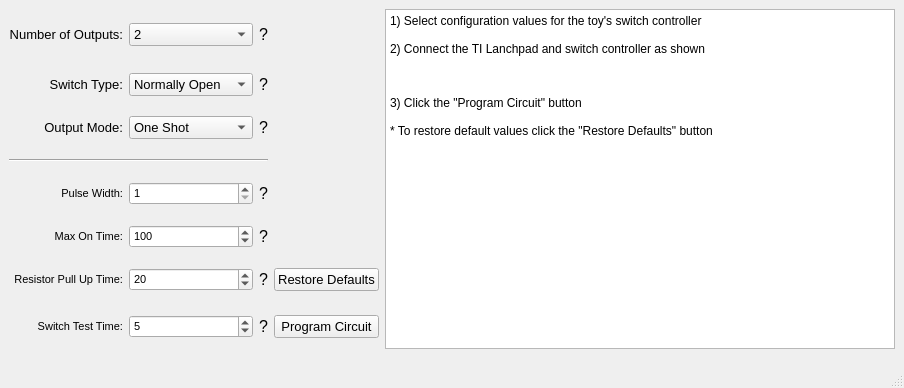
<?xml version="1.0" encoding="UTF-8"?>
<ui version="4.0">
 <class>SwitchControllerWindow</class>
 <widget class="QMainWindow" name="SwitchControllerWindow">
  <property name="geometry">
   <rect>
    <x>0</x>
    <y>0</y>
    <width>811</width>
    <height>388</height>
   </rect>
  </property>
  <property name="maximumSize">
   <size>
    <width>1000</width>
    <height>600</height>
   </size>
  </property>
  <property name="contextMenuPolicy">
   <enum>Qt::NoContextMenu</enum>
  </property>
  <property name="windowTitle">
   <string>Replay For Kids Switch Controller Programmer</string>
  </property>
  <property name="windowIcon">
   <iconset resource="resources.qrc">
    <normaloff>:/Images/Images/favicon.ico</normaloff>:/Images/Images/favicon.ico</iconset>
  </property>
  <widget class="QWidget" name="widget">
   <layout class="QGridLayout">
    <item row="4" column="0">
     <widget class="QLabel" name="label">
      <property name="font">
       <font>
        <pointsize>10</pointsize>
       </font>
      </property>
      <property name="text">
       <string>Output Mode:</string>
      </property>
      <property name="alignment">
       <set>Qt::AlignRight|Qt::AlignTrailing|Qt::AlignVCenter</set>
      </property>
     </widget>
    </item>
    <item row="8" column="2">
     <widget class="QLabel" name="label_9">
      <property name="font">
       <font>
        <pointsize>12</pointsize>
       </font>
      </property>
      <property name="toolTip">
       <string>The time the resistor is pulled up before the closed switch state can
be tested. Time in ~.1 milliseconds.</string>
      </property>
      <property name="text">
       <string>?</string>
      </property>
      <property name="alignment">
       <set>Qt::AlignLeading|Qt::AlignLeft|Qt::AlignVCenter</set>
      </property>
     </widget>
    </item>
    <item row="6" column="2">
     <widget class="QLabel" name="label_11">
      <property name="font">
       <font>
        <pointsize>12</pointsize>
       </font>
      </property>
      <property name="toolTip">
       <string>The one shot pulse width can be configured in increments of ~100
milliseconds.</string>
      </property>
      <property name="text">
       <string>?</string>
      </property>
      <property name="alignment">
       <set>Qt::AlignLeading|Qt::AlignLeft|Qt::AlignVCenter</set>
      </property>
     </widget>
    </item>
    <item row="4" column="2">
     <widget class="QLabel" name="label_8">
      <property name="font">
       <font>
        <pointsize>12</pointsize>
       </font>
      </property>
      <property name="toolTip">
       <string>One-shot: Every push turns on the next output in sequence for a short
    pulse.
Retriggerable one-shot: Every push turns on the next output in
    sequence as long as the push button is held.
On-off: The push turns on the next output in sequence and keeps it on
    until the switch is released and pushed again.</string>
      </property>
      <property name="text">
       <string>?</string>
      </property>
      <property name="alignment">
       <set>Qt::AlignLeading|Qt::AlignLeft|Qt::AlignVCenter</set>
      </property>
     </widget>
    </item>
    <item row="2" column="0">
     <widget class="QLabel" name="label_2">
      <property name="font">
       <font>
        <pointsize>10</pointsize>
       </font>
      </property>
      <property name="text">
       <string>Number of Outputs:</string>
      </property>
      <property name="alignment">
       <set>Qt::AlignRight|Qt::AlignTrailing|Qt::AlignVCenter</set>
      </property>
     </widget>
    </item>
    <item row="2" column="1">
     <widget class="QComboBox" name="num_outputs">
      <property name="font">
       <font>
        <pointsize>10</pointsize>
       </font>
      </property>
      <property name="toolTip">
       <string/>
      </property>
      <property name="currentIndex">
       <number>1</number>
      </property>
      <item>
       <property name="text">
        <string>1</string>
       </property>
      </item>
      <item>
       <property name="text">
        <string>2</string>
       </property>
      </item>
      <item>
       <property name="text">
        <string>3</string>
       </property>
      </item>
      <item>
       <property name="text">
        <string>4</string>
       </property>
      </item>
      <item>
       <property name="text">
        <string>5</string>
       </property>
      </item>
      <item>
       <property name="text">
        <string>6</string>
       </property>
      </item>
      <item>
       <property name="text">
        <string>7</string>
       </property>
      </item>
      <item>
       <property name="text">
        <string>8</string>
       </property>
      </item>
     </widget>
    </item>
    <item row="8" column="5">
     <widget class="QPushButton" name="pushButton">
      <property name="sizePolicy">
       <sizepolicy hsizetype="Preferred" vsizetype="Fixed">
        <horstretch>0</horstretch>
        <verstretch>0</verstretch>
       </sizepolicy>
      </property>
      <property name="font">
       <font>
        <pointsize>10</pointsize>
       </font>
      </property>
      <property name="text">
       <string>Restore Defaults</string>
      </property>
     </widget>
    </item>
    <item row="6" column="1">
     <widget class="QSpinBox" name="pulse_width">
      <property name="sizePolicy">
       <sizepolicy hsizetype="Minimum" vsizetype="Fixed">
        <horstretch>0</horstretch>
        <verstretch>0</verstretch>
       </sizepolicy>
      </property>
      <property name="font">
       <font>
        <pointsize>8</pointsize>
       </font>
      </property>
      <property name="minimum">
       <number>1</number>
      </property>
      <property name="maximum">
       <number>255</number>
      </property>
      <property name="value">
       <number>1</number>
      </property>
     </widget>
    </item>
    <item row="5" column="0" colspan="3">
     <widget class="Line" name="line">
      <property name="orientation">
       <enum>Qt::Horizontal</enum>
      </property>
     </widget>
    </item>
    <item row="3" column="0">
     <widget class="QLabel" name="label_13">
      <property name="font">
       <font>
        <pointsize>10</pointsize>
       </font>
      </property>
      <property name="text">
       <string>Switch Type:</string>
      </property>
      <property name="alignment">
       <set>Qt::AlignRight|Qt::AlignTrailing|Qt::AlignVCenter</set>
      </property>
     </widget>
    </item>
    <item row="8" column="3">
     <spacer name="horizontalSpacer">
      <property name="orientation">
       <enum>Qt::Horizontal</enum>
      </property>
      <property name="sizeHint" stdset="0">
       <size>
        <width>40</width>
        <height>20</height>
       </size>
      </property>
     </spacer>
    </item>
    <item row="3" column="1">
     <widget class="QComboBox" name="switch_type">
      <property name="font">
       <font>
        <pointsize>10</pointsize>
       </font>
      </property>
      <property name="toolTip">
       <string/>
      </property>
      <property name="currentIndex">
       <number>0</number>
      </property>
      <item>
       <property name="text">
        <string>Normally Open</string>
       </property>
      </item>
      <item>
       <property name="text">
        <string>Normally Closed</string>
       </property>
      </item>
     </widget>
    </item>
    <item row="9" column="5">
     <widget class="QPushButton" name="program_button">
      <property name="sizePolicy">
       <sizepolicy hsizetype="Preferred" vsizetype="Fixed">
        <horstretch>0</horstretch>
        <verstretch>0</verstretch>
       </sizepolicy>
      </property>
      <property name="font">
       <font>
        <pointsize>10</pointsize>
       </font>
      </property>
      <property name="text">
       <string>Program Circuit</string>
      </property>
     </widget>
    </item>
    <item row="2" column="6" rowspan="8">
     <widget class="QTextBrowser" name="textBrowser">
      <property name="sizePolicy">
       <sizepolicy hsizetype="Fixed" vsizetype="Fixed">
        <horstretch>0</horstretch>
        <verstretch>0</verstretch>
       </sizepolicy>
      </property>
      <property name="minimumSize">
       <size>
        <width>510</width>
        <height>340</height>
       </size>
      </property>
      <property name="baseSize">
       <size>
        <width>1000</width>
        <height>0</height>
       </size>
      </property>
      <property name="verticalScrollBarPolicy">
       <enum>Qt::ScrollBarAlwaysOff</enum>
      </property>
      <property name="horizontalScrollBarPolicy">
       <enum>Qt::ScrollBarAlwaysOff</enum>
      </property>
      <property name="lineWrapMode">
       <enum>QTextEdit::NoWrap</enum>
      </property>
      <property name="html">
       <string>&lt;!DOCTYPE HTML PUBLIC &quot;-//W3C//DTD HTML 4.0//EN&quot; &quot;http://www.w3.org/TR/REC-html40/strict.dtd&quot;&gt;
&lt;html&gt;&lt;head&gt;&lt;meta name=&quot;qrichtext&quot; content=&quot;1&quot; /&gt;&lt;style type=&quot;text/css&quot;&gt;
p, li { white-space: pre-wrap; }
&lt;/style&gt;&lt;/head&gt;&lt;body style=&quot; font-family:'MS Shell Dlg 2'; font-size:8pt; font-weight:400; font-style:normal;&quot;&gt;
&lt;p style=&quot; margin-top:0px; margin-bottom:0px; margin-left:0px; margin-right:0px; -qt-block-indent:0; text-indent:0px;&quot;&gt;&lt;span style=&quot; font-size:9pt;&quot;&gt;1) Select configuration values for the toy's switch controller&lt;/span&gt;&lt;/p&gt;
&lt;p style=&quot;-qt-paragraph-type:empty; margin-top:0px; margin-bottom:0px; margin-left:0px; margin-right:0px; -qt-block-indent:0; text-indent:0px; font-size:9pt;&quot;&gt;&lt;br /&gt;&lt;/p&gt;
&lt;p style=&quot; margin-top:0px; margin-bottom:0px; margin-left:0px; margin-right:0px; -qt-block-indent:0; text-indent:0px;&quot;&gt;&lt;span style=&quot; font-size:9pt;&quot;&gt;2) Connect the TI Lanchpad and switch controller as shown&lt;/span&gt;&lt;/p&gt;
&lt;p style=&quot;-qt-paragraph-type:empty; margin-top:0px; margin-bottom:0px; margin-left:0px; margin-right:0px; -qt-block-indent:0; text-indent:0px; font-size:9pt;&quot;&gt;&lt;br /&gt;&lt;/p&gt;
&lt;p align=&quot;center&quot; style=&quot; margin-top:0px; margin-bottom:0px; margin-left:0px; margin-right:0px; -qt-block-indent:0; text-indent:0px;&quot;&gt;&lt;img src=&quot;:/Images/Images/LaunchpadSwitchController.jpg&quot; /&gt;&lt;/p&gt;
&lt;p align=&quot;center&quot; style=&quot;-qt-paragraph-type:empty; margin-top:0px; margin-bottom:0px; margin-left:0px; margin-right:0px; -qt-block-indent:0; text-indent:0px;&quot;&gt;&lt;br /&gt;&lt;/p&gt;
&lt;p style=&quot; margin-top:0px; margin-bottom:0px; margin-left:0px; margin-right:0px; -qt-block-indent:0; text-indent:0px;&quot;&gt;&lt;span style=&quot; font-size:9pt;&quot;&gt;3) Click the &amp;quot;Program Circuit&amp;quot; button&lt;/span&gt;&lt;/p&gt;
&lt;p style=&quot;-qt-paragraph-type:empty; margin-top:0px; margin-bottom:0px; margin-left:0px; margin-right:0px; -qt-block-indent:0; text-indent:0px; font-size:9pt;&quot;&gt;&lt;br /&gt;&lt;/p&gt;
&lt;p style=&quot; margin-top:0px; margin-bottom:0px; margin-left:0px; margin-right:0px; -qt-block-indent:0; text-indent:0px;&quot;&gt;&lt;span style=&quot; font-size:9pt;&quot;&gt;* To restore default values click the &amp;quot;Restore Defaults&amp;quot; button&lt;/span&gt;&lt;/p&gt;&lt;/body&gt;&lt;/html&gt;</string>
      </property>
      <property name="textInteractionFlags">
       <set>Qt::NoTextInteraction</set>
      </property>
     </widget>
    </item>
    <item row="7" column="2">
     <widget class="QLabel" name="label_10">
      <property name="font">
       <font>
        <pointsize>12</pointsize>
       </font>
      </property>
      <property name="toolTip">
       <string>To save the batteries, the maximum time an output can remain on can
be configured in increments of ~100 milliseconds.</string>
      </property>
      <property name="text">
       <string>?</string>
      </property>
      <property name="alignment">
       <set>Qt::AlignLeading|Qt::AlignLeft|Qt::AlignVCenter</set>
      </property>
     </widget>
    </item>
    <item row="4" column="1">
     <widget class="QComboBox" name="output_mode">
      <property name="font">
       <font>
        <pointsize>10</pointsize>
       </font>
      </property>
      <property name="toolTip">
       <string/>
      </property>
      <item>
       <property name="text">
        <string>One Shot</string>
       </property>
      </item>
      <item>
       <property name="text">
        <string>Retriggerable</string>
       </property>
      </item>
      <item>
       <property name="text">
        <string>On/Off</string>
       </property>
      </item>
     </widget>
    </item>
    <item row="9" column="0">
     <widget class="QLabel" name="label_6">
      <property name="font">
       <font>
        <pointsize>8</pointsize>
       </font>
      </property>
      <property name="text">
       <string>Switch Test Time:</string>
      </property>
      <property name="alignment">
       <set>Qt::AlignRight|Qt::AlignTrailing|Qt::AlignVCenter</set>
      </property>
     </widget>
    </item>
    <item row="8" column="1">
     <widget class="QSpinBox" name="pull_up_time">
      <property name="sizePolicy">
       <sizepolicy hsizetype="Minimum" vsizetype="Fixed">
        <horstretch>0</horstretch>
        <verstretch>0</verstretch>
       </sizepolicy>
      </property>
      <property name="font">
       <font>
        <pointsize>8</pointsize>
       </font>
      </property>
      <property name="minimum">
       <number>1</number>
      </property>
      <property name="maximum">
       <number>255</number>
      </property>
      <property name="value">
       <number>20</number>
      </property>
     </widget>
    </item>
    <item row="9" column="1">
     <widget class="QSpinBox" name="switch_test_time">
      <property name="sizePolicy">
       <sizepolicy hsizetype="Minimum" vsizetype="Fixed">
        <horstretch>0</horstretch>
        <verstretch>0</verstretch>
       </sizepolicy>
      </property>
      <property name="font">
       <font>
        <pointsize>8</pointsize>
       </font>
      </property>
      <property name="minimum">
       <number>1</number>
      </property>
      <property name="maximum">
       <number>255</number>
      </property>
      <property name="value">
       <number>5</number>
      </property>
     </widget>
    </item>
    <item row="6" column="0">
     <widget class="QLabel" name="label_3">
      <property name="font">
       <font>
        <pointsize>8</pointsize>
       </font>
      </property>
      <property name="text">
       <string>Pulse Width:</string>
      </property>
      <property name="alignment">
       <set>Qt::AlignRight|Qt::AlignTrailing|Qt::AlignVCenter</set>
      </property>
     </widget>
    </item>
    <item row="3" column="2">
     <widget class="QLabel" name="label_14">
      <property name="font">
       <font>
        <pointsize>12</pointsize>
       </font>
      </property>
      <property name="toolTip">
       <string>Normally Open (N.O.) - The connection is normally open and closes when the switch is pushed
Normally Closed (N.C.) - The connection is normally closed and opens when the switch is pushed</string>
      </property>
      <property name="text">
       <string>?</string>
      </property>
      <property name="alignment">
       <set>Qt::AlignLeading|Qt::AlignLeft|Qt::AlignVCenter</set>
      </property>
     </widget>
    </item>
    <item row="2" column="2">
     <widget class="QLabel" name="label_7">
      <property name="font">
       <font>
        <pointsize>12</pointsize>
       </font>
      </property>
      <property name="toolTip">
       <string>The number of switches to control in the sequence.</string>
      </property>
      <property name="text">
       <string>?</string>
      </property>
      <property name="alignment">
       <set>Qt::AlignLeading|Qt::AlignLeft|Qt::AlignVCenter</set>
      </property>
     </widget>
    </item>
    <item row="7" column="0">
     <widget class="QLabel" name="label_4">
      <property name="font">
       <font>
        <pointsize>8</pointsize>
       </font>
      </property>
      <property name="text">
       <string>Max On Time:</string>
      </property>
      <property name="alignment">
       <set>Qt::AlignRight|Qt::AlignTrailing|Qt::AlignVCenter</set>
      </property>
     </widget>
    </item>
    <item row="8" column="0">
     <widget class="QLabel" name="label_5">
      <property name="font">
       <font>
        <pointsize>8</pointsize>
       </font>
      </property>
      <property name="text">
       <string>Resistor Pull Up Time:</string>
      </property>
      <property name="alignment">
       <set>Qt::AlignRight|Qt::AlignTrailing|Qt::AlignVCenter</set>
      </property>
     </widget>
    </item>
    <item row="9" column="2">
     <widget class="QLabel" name="label_12">
      <property name="font">
       <font>
        <pointsize>12</pointsize>
       </font>
      </property>
      <property name="toolTip">
       <string>The switch test time plus the resistor pull-up time is the time
between tests of a closed switch in increments of ~100 milliseconds.</string>
      </property>
      <property name="text">
       <string>?</string>
      </property>
      <property name="alignment">
       <set>Qt::AlignLeading|Qt::AlignLeft|Qt::AlignVCenter</set>
      </property>
     </widget>
    </item>
    <item row="7" column="1">
     <widget class="QSpinBox" name="max_on_time">
      <property name="sizePolicy">
       <sizepolicy hsizetype="Minimum" vsizetype="Fixed">
        <horstretch>0</horstretch>
        <verstretch>0</verstretch>
       </sizepolicy>
      </property>
      <property name="font">
       <font>
        <pointsize>8</pointsize>
       </font>
      </property>
      <property name="minimum">
       <number>1</number>
      </property>
      <property name="maximum">
       <number>255</number>
      </property>
      <property name="value">
       <number>100</number>
      </property>
     </widget>
    </item>
   </layout>
  </widget>
  <widget class="QStatusBar" name="statusbar"/>
  <widget class="QMenuBar" name="menubar">
   <property name="geometry">
    <rect>
     <x>0</x>
     <y>0</y>
     <width>811</width>
     <height>18</height>
    </rect>
   </property>
  </widget>
  <action name="actionHello">
   <property name="text">
    <string>Hello</string>
   </property>
  </action>
 </widget>
 <resources>
  <include location="resources.qrc"/>
 </resources>
 <connections>
  <connection>
   <sender>program_button</sender>
   <signal>clicked()</signal>
   <receiver>SwitchControllerWindow</receiver>
   <slot>program_button_clicked()</slot>
   <hints>
    <hint type="sourcelabel">
     <x>290</x>
     <y>351</y>
    </hint>
    <hint type="destinationlabel">
     <x>320</x>
     <y>196</y>
    </hint>
   </hints>
  </connection>
  <connection>
   <sender>pushButton</sender>
   <signal>clicked()</signal>
   <receiver>SwitchControllerWindow</receiver>
   <slot>defaults_button_clicked()</slot>
   <hints>
    <hint type="sourcelabel">
     <x>290</x>
     <y>306</y>
    </hint>
    <hint type="destinationlabel">
     <x>271</x>
     <y>87</y>
    </hint>
   </hints>
  </connection>
  <connection>
   <sender>menubar</sender>
   <signal>triggered(QAction*)</signal>
   <receiver>SwitchControllerWindow</receiver>
   <slot>menu_item_clicked(QAction*)</slot>
   <hints>
    <hint type="sourcelabel">
     <x>20</x>
     <y>9</y>
    </hint>
    <hint type="destinationlabel">
     <x>255</x>
     <y>23</y>
    </hint>
   </hints>
  </connection>
 </connections>
 <slots>
  <slot>program_button_clicked()</slot>
  <slot>defaults_button_clicked()</slot>
  <slot>menu_item_clicked(QAction*)</slot>
 </slots>
</ui>
